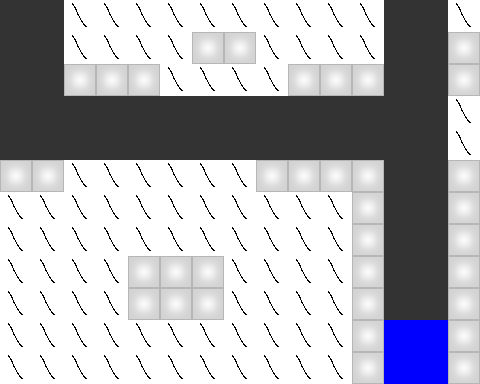

Tiled map render using the project's own tile images. Description and the whole map definition, tile-layer contents included, below:
An orthogonal 15x12 tile map with 32x32 px tiles, 1 tile layer (Tile Layer 1), 1 hidden layer not drawn.

<map version="1.0" orientation="orthogonal" width="15" height="12" tilewidth="32" tileheight="32">
 <tileset firstgid="1" name="tilesheet" tilewidth="32" tileheight="32">
  <image source="../img/tilesheet.png" width="128" height="32" />
 </tileset>
 <layer name="Tile Layer 1" width="15" height="12">
  <data encoding="csv">
3,3,2,2,2,2,2,2,2,2,2,2,3,3,2,
3,3,2,2,2,2,1,1,2,2,2,2,3,3,1,
3,3,1,1,1,2,2,2,2,1,1,1,3,3,1,
3,3,3,3,3,3,3,3,3,3,3,3,3,3,2,
3,3,3,3,3,3,3,3,3,3,3,3,3,3,2,
1,1,2,2,2,2,2,2,1,1,1,1,3,3,1,
2,2,2,2,2,2,2,2,2,2,2,1,3,3,1,
2,2,2,2,2,2,2,2,2,2,2,1,3,3,1,
2,2,2,2,1,1,1,2,2,2,2,1,3,3,1,
2,2,2,2,1,1,1,2,2,2,2,1,3,3,1,
2,2,2,2,2,2,2,2,2,2,2,1,4,4,1,
2,2,2,2,2,2,2,2,2,2,2,1,4,4,1
</data>
 </layer>
 <layer name="Entity Layer" width="15" height="12" visible="0">
  <data encoding="csv">
0,0,0,0,0,0,0,0,0,0,0,0,0,0,0,
0,0,0,0,0,0,0,0,0,0,0,0,0,0,0,
0,0,1,0,0,0,0,0,0,0,0,0,0,0,0,
0,0,0,0,0,0,0,0,0,0,0,0,0,0,0,
0,0,0,0,0,0,0,0,0,0,0,0,0,0,0,
0,0,0,0,0,0,0,0,0,0,0,0,0,0,0,
0,0,0,0,0,0,0,0,0,0,0,0,0,0,0,
0,0,0,0,0,0,0,0,0,0,0,0,0,0,0,
0,0,0,0,0,0,0,0,0,0,0,0,0,0,0,
0,0,0,0,0,0,0,0,0,0,0,0,0,0,0,
0,0,0,0,0,0,0,0,0,0,0,0,0,0,0,
0,0,0,0,0,0,0,0,0,0,0,0,0,0,0
</data>
 </layer>
</map>